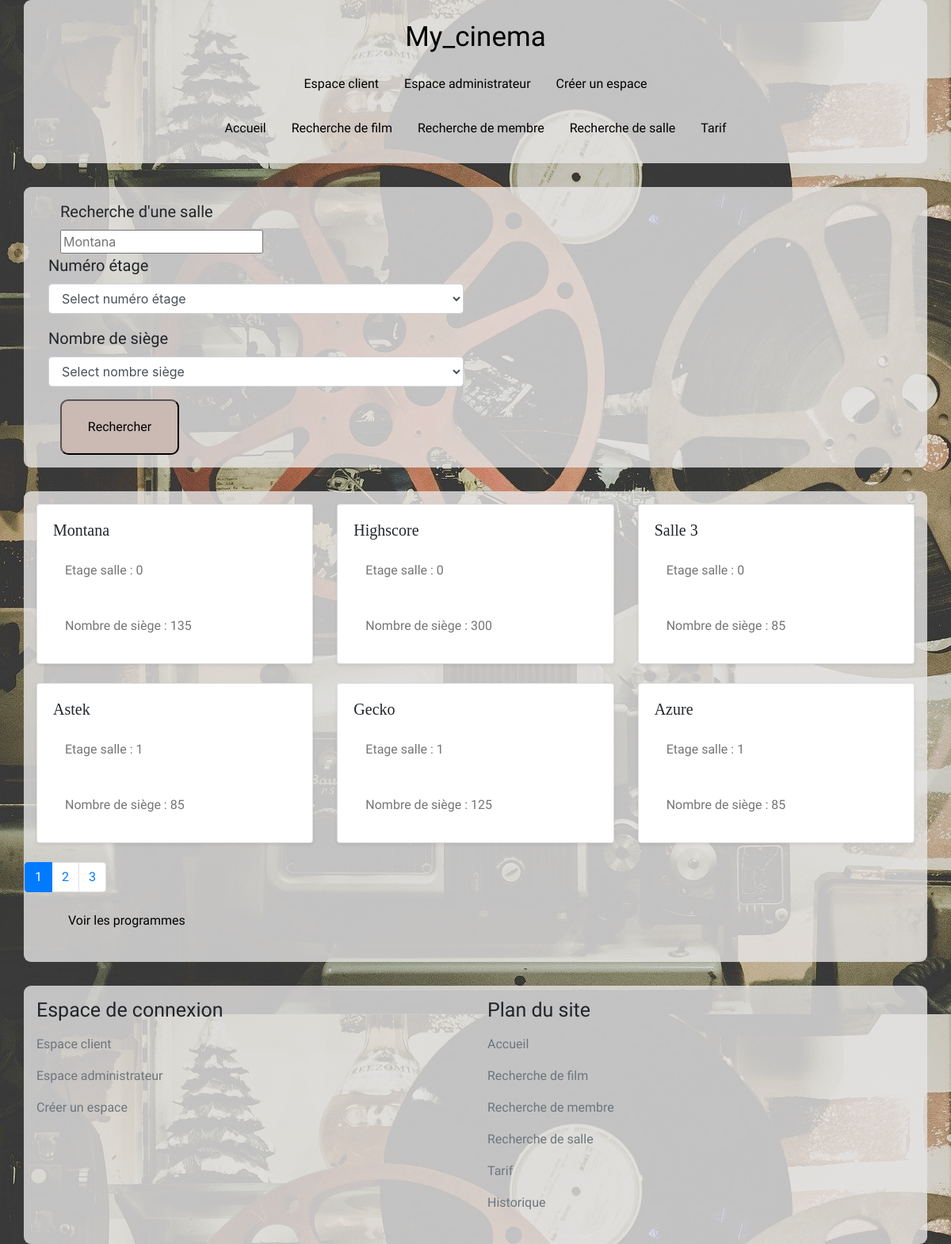
/recherche_salle.php, run on the app's committed database.
### tables this page shows
CREATE TABLE `salle` (
  `id_salle` int(11) NOT NULL,
  `numero_salle` tinyint(4) NOT NULL,
  `nom_salle` varchar(255) NOT NULL,
  `etage_salle` int(11) NOT NULL,
  `nbr_siege` int(11) NOT NULL,
  PRIMARY KEY (`id_salle`)
);

### recherche_salle.php (the view, shortened to what this page needs)
<?php
    require ("header.php");
    $page = $_GET['page'] ?? 1;
    $nom_salle = $_GET['recherche_nom_salle'] ?? null;
    $num_etage = $_GET['etage_salle'] ?? null;
    $nbr_siege = $_GET['nbr_siege'] ?? null;
    $return_salle = get_salle($page,$nom_salle,$num_etage,$nbr_siege);
?>
<div class="container px-3 py-3">
    <form class="form col-md-6">
        <div class="col-md-6">
            <label for="recherche">
                Recherche d'une salle
            </label>
            <input type="text" name="recherche_nom_salle" id="recherche" placeholder="Montana">
        </div>
        <div class="form-group">
            <label for="select_etage">Numéro étage</label>
            <select name="etage_salle" class="form-control" id="select_etage">
                <option value="">Select numéro étage</option>
            </select>
        </div>
        <div class="form-group">
            <label for="nbr_siege">Nombre de siège</label>
            <select name="nbr_siege" class="form-control" id="nbr_siege">
                <option value="">Select nombre siège</option>
            </select>
        </div>
        <div class="col-md-6">
            <input class = "button" type="submit" value="Rechercher">
        </div>
    </form>
</div>
<div class="container px-3 py-3">
    <div class="row">
        <?php foreach ($return_salle as $value){ ?>
            <div class="col-md-4">
                <div class="card mb-4 shadow-sm">
                    <div class="card-body">
                        <h5 class="card-title nom_salle">
                            <?= $value['nom_salle'];?>
                        </h5>
                        <p class="card-text salle_etage"> <?= "Etage salle : ".$value['etage_salle']; ?> </p>
                        <p class="card-text salle_siege"> <?= "Nombre de siège : ".$value['nbr_siege']; ?> </p>
                    </div>
                </div>
            </div>
        <?php } ?>
    </div>
    <div class="row">
    </div>
    <div >
        <ul>
            <li><a href="programme.php">
                    Voir les programmes
                </a>
            </li>
        </ul>
    </div>
</div>
<?php
    require("footer.php");
?>

### style.css (style rules this page uses)
body { background-image: url("rss/img/img2.jpg"); }
.container { background-color: rgba(231,229,229,0.8); border-radius: 9px; }
.container + .container { margin-top: 30px; }
h5,h2 { font-family: 'Fredericka the Great', cursive; font-size: 25px; }
a { color : black; }
ul { list-style: none; line-height: 40px; font-family: 'Special Elite', cursive; }
label { font-size: 20px; font-family: 'Rye', cursive; }
.nom_film,.membre_nom,.nom_salle,.nom_prenom { font-family: 'Cinzel Decorative', cursive; font-size: 20px; }
.resum_film,.membre_vile,.membre_cp,.salle_siege,.salle_etage,.titre_film,.date_vu { padding: 15px; font-family: 'Special Elite', cursive; color: #757575; }
.button { font-family: 'Rye', cursive; background-color: #cbb9b3; border-radius: 10px; height: 70px; width: 150px; }

### data on the page
salle: nom_salle "Montana", etage_salle "0", nbr_siege "135"
salle: nom_salle "Highscore", etage_salle "0", nbr_siege "300"
salle: nom_salle "Salle 3", etage_salle "0", nbr_siege "85"
salle: nom_salle "Astek", etage_salle "1", nbr_siege "85"
salle: nom_salle "Gecko", etage_salle "1", nbr_siege "125"
salle: nom_salle "Azure", etage_salle "1", nbr_siege "85"
